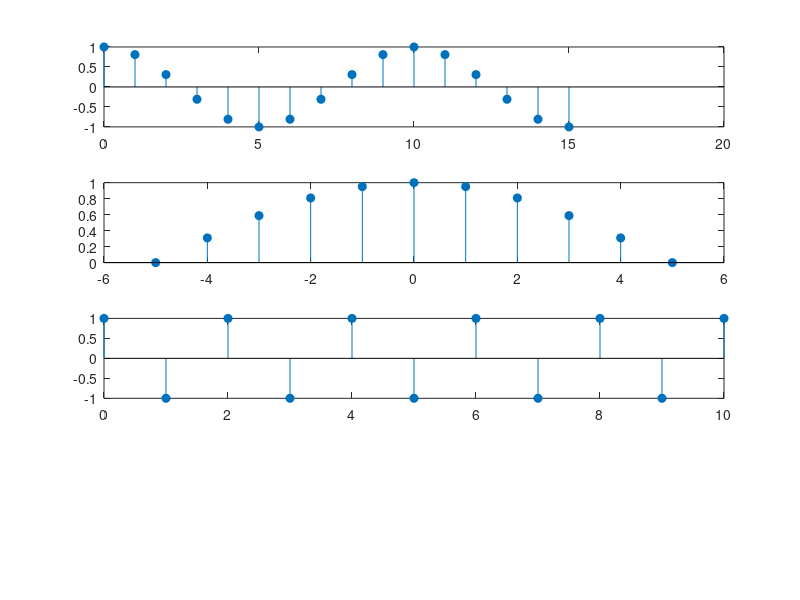

MATLAB code for this plot: (Note: this script raises an error after producing the figure.)
clear;
clc;

st_1 = 0;
et_1 = 15;
n1 = st_1:1:et_1;
x1 = cos(2*pi*0.1*n1);
st_2 = -5;
et_2 = 5;
n2 = st_2:1:et_2;
x2 = cos(2*pi*0.05*n2);
st_3 = 0;
et_3 = 10;
n3 = st_3:1:et_3;
x3 = (-1).^n3;

figure(1)
subplot(411);
stem(n1, x1, 'filled');
subplot(412);
stem(n2, x2, 'filled');
subplot(413);
stem(n3, x3, 'filled');

st_4 = st_1 + st_2;
et_4 = et_1 + et_2;
st_5 = st_2 + st_3;
et_5 = et_2 + et_3;
y1 = convolution(x1, x2, st_1, et_1, st_2, et_2);
y2 = convolution(x2, x3, st_2, et_2, st_3, et_3);
[y3, n4] = convolution(y1, x3, st_4, et_4, st_3, et_3);
[y4, n5] = convolution(x1, y2, st_1, et_1, st_5, et_5);

subplot(414);
stem(n4, y3, 'b-*');
hold on;
stem(n5, y4, 'r--s');
legend('(x1*x2)*x3', 'x1*(x2*x3)');